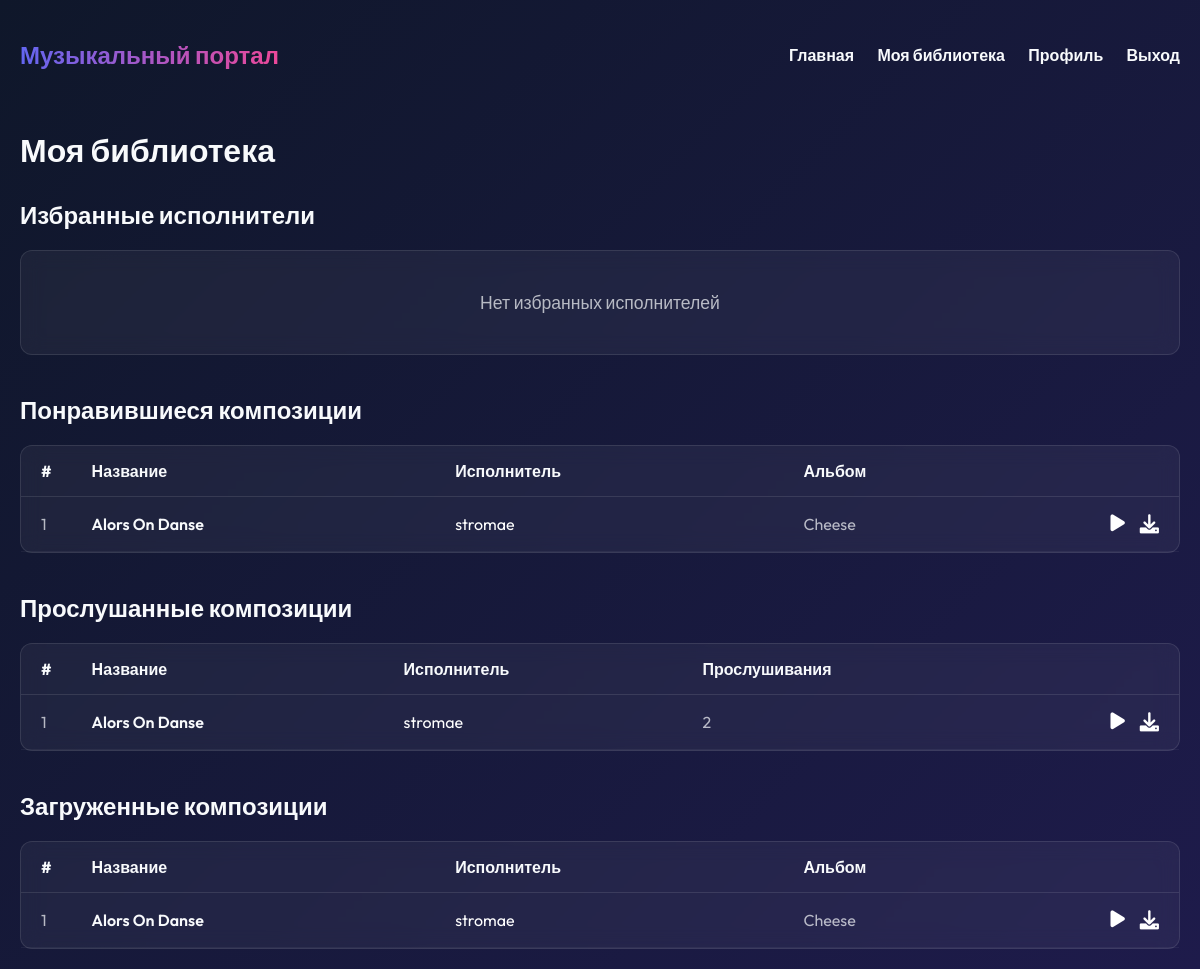
The app's page /my-library/ (signed in), older data.
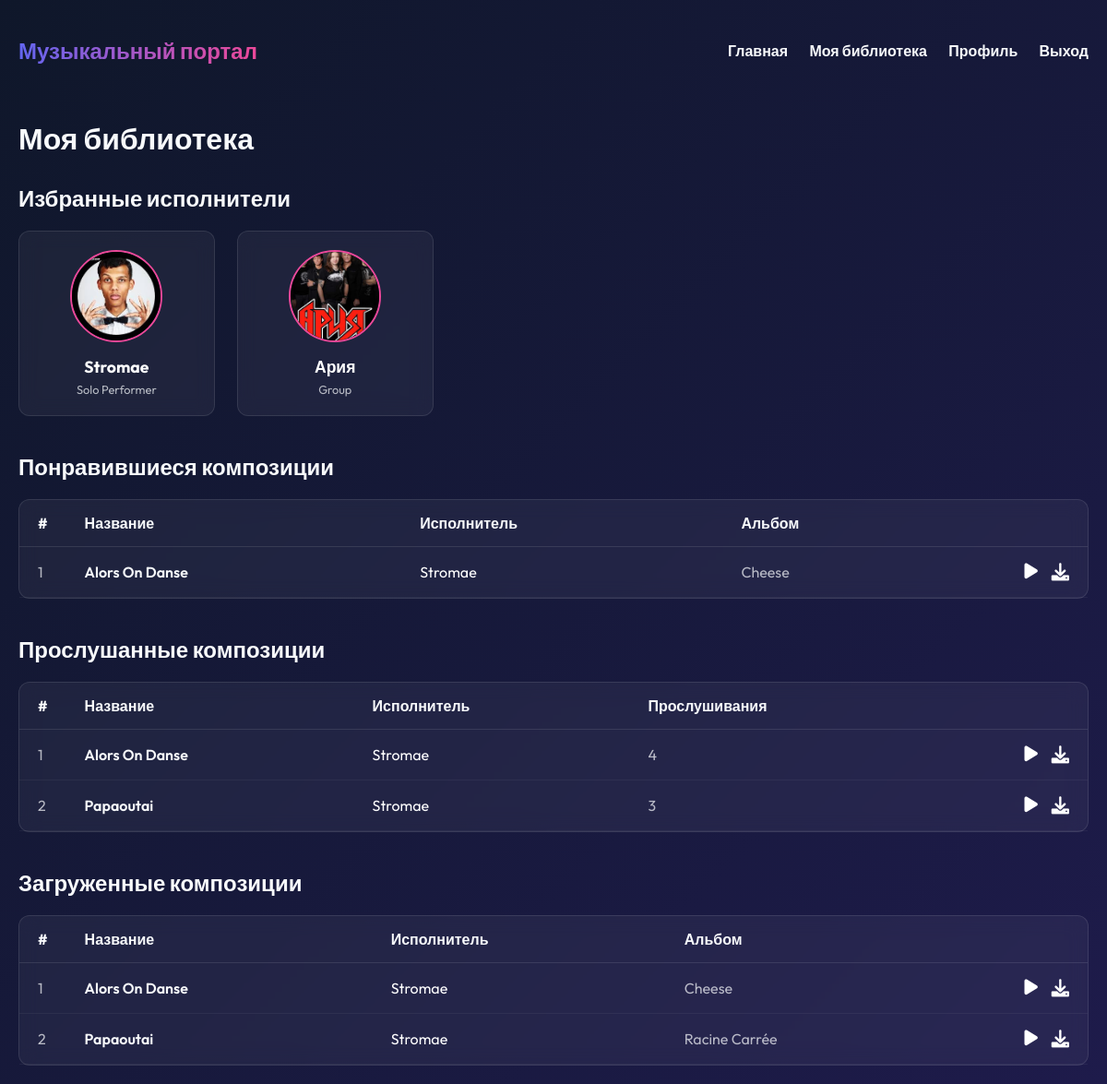
The same page, newer data.
### music/models.py (models this page shows, shortened)
class Composition(models.Model):
    title = models.CharField(max_length=255)
    album = models.ForeignKey(Album, on_delete=models.CASCADE, related_name='compositions')
    audio_file = models.FileField(upload_to='music/')
    duration = models.DurationField(help_text="Duration in HH:MM:SS")
    style = models.CharField(max_length=100, blank=True)
    play_count = models.PositiveIntegerField(default=0)
    download_count = models.PositiveIntegerField(default=0)
    like_count = models.PositiveIntegerField(default=0)

class Album(models.Model):
    ALBUM_TYPES = [
        ('ALBUM', 'Studio Album'),
        ('SINGLE', 'Single'),
        ('COMPILATION', 'Compilation'),
        ('EP', 'EP'),
    ]
    title = models.CharField(max_length=255)
    performer = models.ForeignKey(Performer, on_delete=models.CASCADE, related_name='albums')
    release_year = models.PositiveIntegerField(
        validators=[MinValueValidator(1900), MaxValueValidator(datetime.date.today().year)]
    )
    cover_image = models.ImageField(upload_to='albums/', blank=True, null=True)
    type = models.CharField(max_length=20, choices=ALBUM_TYPES, default='ALBUM')
    description = models.TextField(blank=True)

class Performer(models.Model):
    PERFORMER_TYPES = [
        ('SOLO', 'Solo Performer'),
        ('GROUP', 'Group'),
        ('ORCHESTRA', 'Orchestra'),
        ('ENSEMBLE', 'Ensemble'),
    ]
    name = models.CharField(max_length=255)
    bio = models.TextField(blank=True)
    photo = models.ImageField(upload_to='performers/', blank=True, null=True)
    type = models.CharField(max_length=20, choices=PERFORMER_TYPES, default='SOLO')

### music/views.py (the view)
# urls.py: path('my-library/', views.MyLibraryView.as_view(), name='my_library'),
class MyLibraryView(LoginRequiredMixin, View):
    def get(self, request):
        user = request.user
        favorite_performers = Performer.objects.filter(
            userinteraction__user=user,
            userinteraction__action='FAVORITE_PERFORMER'
        ).distinct()
        liked_compositions = Composition.objects.filter(
            userinteraction__user=user,
            userinteraction__action='LIKE'
        ).distinct()
        listened_compositions = Composition.objects.filter(
            userinteraction__user=user,
            userinteraction__action='LISTEN'
        ).distinct().order_by('-play_count')
        downloaded_compositions = Composition.objects.filter(
            userinteraction__user=user,
            userinteraction__action='DOWNLOAD'
        ).distinct()
        return render(request, 'music/my_library.html', {
            'favorite_performers': favorite_performers,
            'liked_compositions': liked_compositions,
            'listened_compositions': listened_compositions,
            'downloaded_compositions': downloaded_compositions,
        })

### music/templates/music/my_library.html
{% extends 'music/base.html' %}
{% block content %}
<h1 class="section-title" style="margin-bottom: 30px;">Моя библиотека</h1>
<div style="margin-bottom: 40px;">
    <h2 class="section-title" style="font-size: 1.5rem; margin-bottom: 20px;">Избранные исполнители</h2>
    {% if favorite_performers %}
    <div class="grid" style="grid-template-columns: repeat(auto-fill, minmax(200px, 1fr));">
        {% for performer in favorite_performers %}
        <div class="glass-card" style="padding: 20px; text-align: center;">
            <div style="width: 100px; height: 100px; border-radius: 50%; overflow: hidden; margin: 0 auto 15px; border: 2px solid var(--accent);">
                {% if performer.photo %}
                <img src="{{ performer.photo.url }}" alt="{{ performer.name }}" style="width: 100%; height: 100%; object-fit: cover;">
                {% else %}
                <div style="width: 100%; height: 100%; background: #333; display: flex; align-items: center; justify-content: center;">
                    <i class="fas fa-user" style="font-size: 2rem; opacity: 0.5;"></i>
                </div>
                {% endif %}
            </div>
            <h3 style="font-size: 1.1rem; margin-bottom: 5px;">
                <a href="{% url 'music:performer_detail' performer.pk %}" style="color: white; text-decoration: none;">{{ performer.name }}</a>
            </h3>
            <p style="font-size: 0.8rem; opacity: 0.7;">{{ performer.get_type_display }}</p>
        </div>
        {% endfor %}
    </div>
    {% else %}
    <div class="glass-card" style="padding: 40px; text-align: center;">
        <p style="opacity: 0.7; font-size: 1.1rem;">Нет избранных исполнителей</p>
    </div>
    {% endif %}
</div>
<div style="margin-bottom: 40px;">
    <h2 class="section-title" style="font-size: 1.5rem; margin-bottom: 20px;">Понравившиеся композиции</h2>
    {% if liked_compositions %}
    <div class="glass-card" style="padding: 0;">
        <table style="width: 100%; border-collapse: collapse;">
            <thead>
                <tr style="border-bottom: 1px solid rgba(255,255,255,0.1); text-align: left;">
                    <th style="padding: 15px 20px; width: 50px;">#</th>
                    <th style="padding: 15px 20px;">Название</th>
                    <th style="padding: 15px 20px;">Исполнитель</th>
                    <th style="padding: 15px 20px;">Альбом</th>
                    <th style="padding: 15px 20px; width: 150px;"></th>
                </tr>
            </thead>
            <tbody>
                {% for track in liked_compositions %}
                <tr style="border-bottom: 1px solid rgba(255,255,255,0.05);">
                    <td style="padding: 15px 20px; opacity: 0.7;">{{ forloop.counter }}</td>
                    <td style="padding: 15px 20px; font-weight: 600;">{{ track.title }}</td>
                    <td style="padding: 15px 20px;">
                        <a href="{% url 'music:performer_detail' track.album.performer.pk %}" style="color: white; text-decoration: none;">
                            {{ track.album.performer.name }}
                        </a>
                    </td>
                    <td style="padding: 15px 20px; opacity: 0.7;">{{ track.album.title }}</td>
                    <td style="padding: 15px 20px;">
                        <div style="display: flex; justify-content: flex-end; align-items: center; gap: 15px;">
                            <button onclick="playTrack('{{ track.audio_file.url }}', '{{ track.title }}', '{{ track.album.performer.name }}', {{ track.pk }})"
                                style="background: none; border: none; color: white; cursor: pointer; font-size: 1.2rem;">
                                <i class="fas fa-play"></i>
                            </button>
                            <a href="{% url 'music:download_composition' track.pk %}"
                                style="color: white; text-decoration: none; font-size: 1.2rem;">
                                <i class="fas fa-download"></i>
                            </a>
                        </div>
                    </td>
                </tr>
                {% endfor %}
            </tbody>
        </table>
    </div>
    {% else %}
    <div class="glass-card" style="padding: 40px; text-align: center;">
        <p style="opacity: 0.7; font-size: 1.1rem;">Нет понравившихся композиций</p>
    </div>
    {% endif %}
</div>
<div style="margin-bottom: 40px;">
    <h2 class="section-title" style="font-size: 1.5rem; margin-bottom: 20px;">Прослушанные композиции</h2>
    {% if listened_compositions %}
    <div class="glass-card" style="padding: 0;">
        <table style="width: 100%; border-collapse: collapse;">
            <thead>
                <tr style="border-bottom: 1px solid rgba(255,255,255,0.1); text-align: left;">
                    <th style="padding: 15px 20px; width: 50px;">#</th>
                    <th style="padding: 15px 20px;">Название</th>
                    <th style="padding: 15px 20px;">Исполнитель</th>
                    <th style="padding: 15px 20px;">Прослушивания</th>
                    <th style="padding: 15px 20px; width: 150px;"></th>
                </tr>
            </thead>
            <tbody>
                {% for track in listened_compositions|slice:":20" %}
                <tr style="border-bottom: 1px solid rgba(255,255,255,0.05);">
                    <td style="padding: 15px 20px; opacity: 0.7;">{{ forloop.counter }}</td>
                    <td style="padding: 15px 20px; font-weight: 600;">{{ track.title }}</td>
                    <td style="padding: 15px 20px;">
                        <a href="{% url 'music:performer_detail' track.album.performer.pk %}" style="color: white; text-decoration: none;">
                            {{ track.album.performer.name }}
                        </a>
                    </td>
                    <td style="padding: 15px 20px; opacity: 0.7;">{{ track.play_count }}</td>
                    <td style="padding: 15px 20px;">
                        <div style="display: flex; justify-content: flex-end; align-items: center; gap: 15px;">
                            <button onclick="playTrack('{{ track.audio_file.url }}', '{{ track.title }}', '{{ track.album.performer.name }}', {{ track.pk }})"
                                style="background: none; border: none; color: white; cursor: pointer; font-size: 1.2rem;">
                                <i class="fas fa-play"></i>
                            </button>
                            <a href="{% url 'music:download_composition' track.pk %}"
                                style="color: white; text-decoration: none; font-size: 1.2rem;">
                                <i class="fas fa-download"></i>
                            </a>
                        </div>
                    </td>
                </tr>
                {% endfor %}
            </tbody>
        </table>
    </div>
    {% else %}
    <div class="glass-card" style="padding: 40px; text-align: center;">
        <p style="opacity: 0.7; font-size: 1.1rem;">Нет прослушанных композиций</p>
    </div>
    {% endif %}
</div>
<div>
    <h2 class="section-title" style="font-size: 1.5rem; margin-bottom: 20px;">Загруженные композиции</h2>
    {% if downloaded_compositions %}
    <div class="glass-card" style="padding: 0;">
        <table style="width: 100%; border-collapse: collapse;">
            <thead>
                <tr style="border-bottom: 1px solid rgba(255,255,255,0.1); text-align: left;">
                    <th style="padding: 15px 20px; width: 50px;">#</th>
                    <th style="padding: 15px 20px;">Название</th>
                    <th style="padding: 15px 20px;">Исполнитель</th>
                    <th style="padding: 15px 20px;">Альбом</th>
                    <th style="padding: 15px 20px; width: 150px;"></th>
                </tr>
            </thead>
            <tbody>
                {% for track in downloaded_compositions %}
                <tr style="border-bottom: 1px solid rgba(255,255,255,0.05);">
                    <td style="padding: 15px 20px; opacity: 0.7;">{{ forloop.counter }}</td>
                    <td style="padding: 15px 20px; font-weight: 600;">{{ track.title }}</td>
                    <td style="padding: 15px 20px;">
                        <a href="{% url 'music:performer_detail' track.album.performer.pk %}" style="color: white; text-decoration: none;">
                            {{ track.album.performer.name }}
                        </a>
                    </td>
                    <td style="padding: 15px 20px; opacity: 0.7;">{{ track.album.title }}</td>
                    <td style="padding: 15px 20px;">
                        <div style="display: flex; justify-content: flex-end; align-items: center; gap: 15px;">
                            <button onclick="playTrack('{{ track.audio_file.url }}', '{{ track.title }}', '{{ track.album.performer.name }}', {{ track.pk }})"
                                style="background: none; border: none; color: white; cursor: pointer; font-size: 1.2rem;">
                                <i class="fas fa-play"></i>
                            </button>
                            <a href="{% url 'music:download_composition' track.pk %}"
                                style="color: white; text-decoration: none; font-size: 1.2rem;">
                                <i class="fas fa-download"></i>
                            </a>
                        </div>
                    </td>
                </tr>
                {% endfor %}
            </tbody>
        </table>
    </div>
    {% else %}
    <div class="glass-card" style="padding: 40px; text-align: center;">
        <p style="opacity: 0.7; font-size: 1.1rem;">Нет загруженных композиций</p>
    </div>
    {% endif %}
</div>
{% endblock %}

Row changes from the older to the newer data that the page shows:
now on this page (row edited): Performer: photo (picture), name "Stromae", type "Solo Performer"
added Performer: photo (picture), name "Ария", type "Group"
changed Composition "Alors On Danse": album.performer.name "stromae" → "Stromae"; play_count "2" → "4"
added Composition: title "Papaoutai", album.performer.name "Stromae", play_count "3", album "Racine Carrée"
Text that changed along with them:
text no longer shown: "Нет избранных исполнителей"
